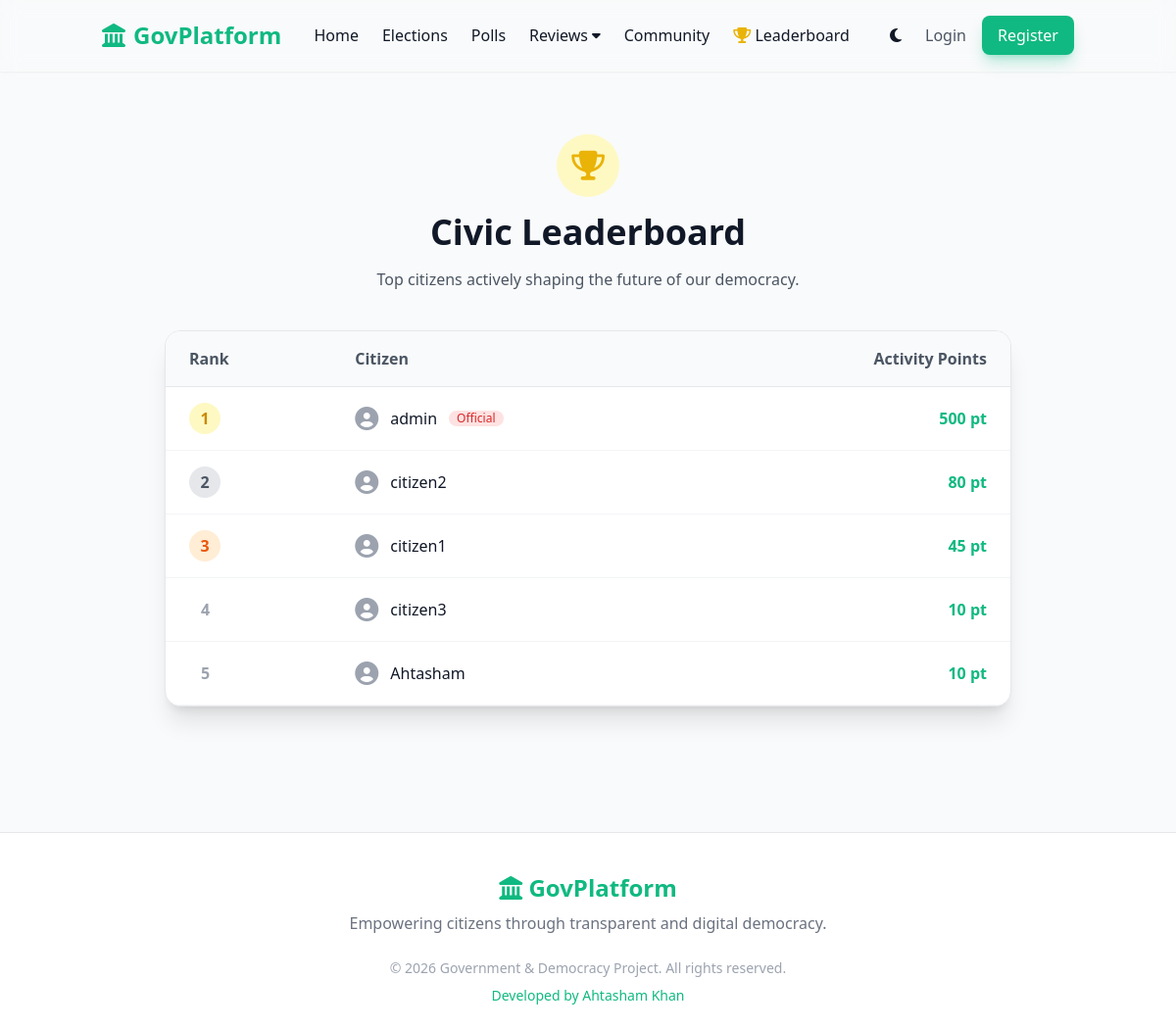
The app's page /leaderboard with its own data.
### models.py (models this page shows)
class User(db.Model, UserMixin):
    id = db.Column(db.Integer, primary_key=True)
    username = db.Column(db.String(20), unique=True, nullable=False)
    password_hash = db.Column(db.String(60), nullable=False)
    role = db.Column(db.String(10), default='user') # 'user' or 'admin'
    points = db.Column(db.Integer, default=0) # Activity score
    reviews = db.relationship('Review', backref='author', lazy=True)
    chat_messages = db.relationship('ChatMessage', backref='author', lazy=True)

### routes/main.py (the view)
@main_bp.route('/leaderboard')
def leaderboard():
    from models import User
    users = User.query.order_by(User.points.desc()).limit(10).all()
    return render_template('leaderboard.html', users=users)

### templates/leaderboard.html
{% extends "base.html" %}
{% block content %}
<div class="container mx-auto px-4 py-12 max-w-4xl">
    <div class="mb-10 text-center">
        <div class="inline-flex items-center justify-center w-16 h-16 rounded-full bg-yellow-100 text-yellow-500 text-3xl mb-4">
            <i class="fa-solid fa-trophy"></i>
        </div>
        <h1 class="text-4xl font-extrabold text-gray-900 dark:text-white mb-4">Civic Leaderboard</h1>
        <p class="text-gray-600 dark:text-gray-300">Top citizens actively shaping the future of our democracy.</p>
    </div>
    <div class="bg-white dark:bg-darkCard rounded-2xl shadow-xl overflow-hidden border border-gray-200 dark:border-gray-800">
        <table class="w-full text-left border-collapse">
            <thead>
                <tr class="bg-gray-50 dark:bg-[#1a2333] border-b border-gray-200 dark:border-gray-700">
                    <th class="py-4 px-6 font-bold text-gray-600 dark:text-gray-300">Rank</th>
                    <th class="py-4 px-6 font-bold text-gray-600 dark:text-gray-300">Citizen</th>
                    <th class="py-4 px-6 font-bold text-gray-600 dark:text-gray-300 text-right">Activity Points</th>
                </tr>
            </thead>
            <tbody>
                {% for user in users %}
                    <tr class="border-b border-gray-100 dark:border-gray-800/50 hover:bg-gray-50 dark:hover:bg-gray-800/30 transition-colors">
                        <td class="py-4 px-6">
                            {% if loop.index == 1 %}
                                <span class="w-8 h-8 rounded-full bg-yellow-100 text-yellow-600 flex items-center justify-center font-bold">1</span>
                            {% elif loop.index == 2 %}
                                <span class="w-8 h-8 rounded-full bg-gray-200 text-gray-600 flex items-center justify-center font-bold">2</span>
                            {% elif loop.index == 3 %}
                                <span class="w-8 h-8 rounded-full bg-orange-100 text-orange-600 flex items-center justify-center font-bold">3</span>
                            {% else %}
                                <span class="font-bold text-gray-400 ml-3">{{ loop.index }}</span>
                            {% endif %}
                        </td>
                        <td class="py-4 px-6 font-medium dark:text-gray-200 flex items-center gap-3">
                            <i class="fa-solid fa-user-circle text-2xl text-gray-400"></i>
                            {{ user.username }}
                            {% if user.role == 'admin' %}
                                <span class="text-xs bg-red-100 text-red-600 px-2 rounded-full">Official</span>
                            {% endif %}
                        </td>
                        <td class="py-4 px-6 text-right font-bold text-primary">{{ user.points }} pt</td>
                    </tr>
                {% endfor %}
            </tbody>
        </table>
    </div>
</div>
{% endblock %}

### templates/base.html (style rules this page uses)
body { transition: background-color 0.3s, color 0.3s; }

### records on screen
User: shows "1", username "admin", role "Official", points "500"
User: shows "2", username "citizen2", points "80"
User: shows "3", username "citizen1", points "45"
User: username "citizen3", points "10"
User: username "Ahtasham", points "10"
